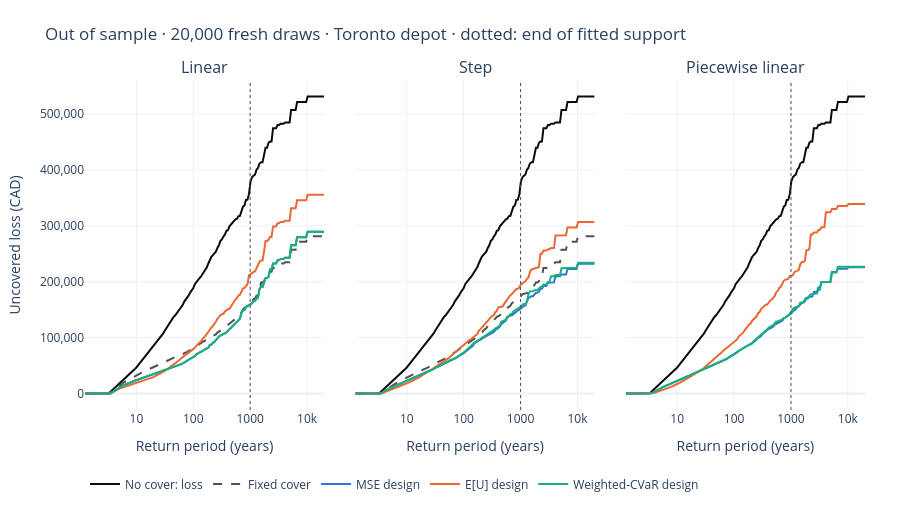

The code cell stored with this chart in its notebook:
### Markdown cell above
## Exceedance curves of the uncovered loss

The plan's fresh draws can be rebuilt by hand with the function route: `sample_curve` on the asset's curve row, with the plan's generator for the fresh draws (the first child of `SeedSequence(7)`). The sample's content hash matches the hash of the out-of-sample rows, so the curves below are drawn on exactly the years the table was evaluated on.

Each panel shows the uncovered loss max(loss − payout, 0) exceeded once in T years, for no cover (black) and for each cover of one family; the dotted line marks the end of the curve's fitted support. The weighted-CVaR objective puts most of its weight on the worst 10 % of shortfall years, those beyond about T = 10 on these curves; E[U] weighs all years alike, and MSE also counts payouts above the loss.

### Code cell
loss_model = LossModel(DAMAGE, value=ASSET["value_cad"], value_unit="CAD")
with warnings.catch_warnings(record=True):   # the same draws: their support counts are in the table above
    warnings.simplefilter("always")
    fresh = sample_curve(
        curve_row, metadata=metadata, n_draws=20_000,
        rng=np.random.default_rng(np.random.SeedSequence(7).spawn(1)[0]),
        loss_model=loss_model, basis_risk=BASIS_RISK, asset_id=ASSET["asset_id"],
    )
if set(rows.sample_hash) != {fresh.content_hash}:
    raise RuntimeError("The rebuilt sample differs from the plan's fresh draws.")
print(f"Fresh draws rebuilt: {fresh.content_hash}")

loss = fresh.loss[:, 0]
returns = np.geomspace(1.25, 20_000, 160)
shown = set()

def exceedance(values):
    return np.quantile(values, 1 - 1 / returns, method="inverted_cdf")

fig = make_subplots(rows=1, cols=3, shared_yaxes=True, horizontal_spacing=0.04,
                    subplot_titles=[name.capitalize() for name in FAMILIES])
for column, name in enumerate(FAMILIES, start=1):
    fig.add_trace(go.Scatter(x=returns, y=exceedance(loss), mode="lines", name="No cover: loss",
                             legendgroup="loss", showlegend=column == 1,
                             line=dict(color=LOSS_COLOUR, width=2)), row=1, col=column)
    for label, resolved in resolved_covers.items():
        if family(label) != name:
            continue
        uncovered = np.maximum(loss - resolved.payout_values(fresh.index[:, 0]), 0.0)
        fig.add_trace(go.Scatter(
            x=returns, y=exceedance(uncovered), mode="lines", name=legend_name(label),
            legendgroup=legend_name(label), showlegend=legend_name(label) not in shown,
            hovertemplate=f"{label}<br>return period %{{x:,.0f}} years<br>uncovered %{{y:,.0f}} CAD<extra></extra>",
            line=dict(color=colour(label), width=2, dash="dash" if objective_of(label) is None else "solid"),
        ), row=1, col=column)
        shown.add(legend_name(label))
    fig.add_vline(x=longest, line=dict(color=FIXED_COLOUR, dash="dot", width=1), row=1, col=column)
    fig.update_xaxes(title_text="Return period (years)", type="log", row=1, col=column)
fig.update_yaxes(title_text="Uncovered loss (CAD)", tickformat=",.0f", row=1, col=1)
fig.update_layout(height=520, legend=dict(orientation="h", yanchor="top", y=-0.18),
                  margin=dict(l=85, r=35, t=80, b=110),
                  title=f"Out of sample · 20,000 fresh draws · {ASSET['asset_id']} · dotted: end of fitted support")
fig.show()

### Figure 1 — Plotly figure (JSON) as saved in the notebook; plotly's stock layout.template omitted (floating-point values rounded to 4 significant figures; data arrays with more than 128 entries replaced by an {"elided": "..."} marker saying what was removed)
{"data": [{"legendgroup": "loss", "line": {"color": "#0b0b0b", "width": 2}, "mode": "lines", "name": "No cover: loss", "showlegend": true, "type": "scatter", "x": {"elided": "160 float values"}, "xaxis": "x", "y": {"elided": "160 float values"}, "yaxis": "y"}, {"hovertemplate": "linear, fixed<br>return period %{x:,.0f} years<br>uncovered %{y:,.0f} CAD<extra></extra>", "legendgroup": "Fixed cover", "line": {"color": "#52514e", "dash": "dash", "width": 2}, "mode": "lines", "name": "Fixed cover", "showlegend": true, "type": "scatter", "x": {"elided": "160 float values"}, "xaxis": "x", "y": {"elided": "160 float values"}, "yaxis": "y"}, {"hovertemplate": "linear (mse)<br>return period %{x:,.0f} years<br>uncovered %{y:,.0f} CAD<extra></extra>", "legendgroup": "MSE design", "line": {"color": "#2a78d6", "dash": "solid", "width": 2}, "mode": "lines", "name": "MSE design", "showlegend": true, "type": "scatter", "x": {"elided": "160 float values"}, "xaxis": "x", "y": {"elided": "160 float values"}, "yaxis": "y"}, {"hovertemplate": "linear (expected_uncovered)<br>return period %{x:,.0f} years<br>uncovered %{y:,.0f} CAD<extra></extra>", "legendgroup": "E[U] design", "line": {"color": "#eb6834", "dash": "solid", "width": 2}, "mode": "lines", "name": "E[U] design", "showlegend": true, "type": "scatter", "x": {"elided": "160 float values"}, "xaxis": "x", "y": {"elided": "160 float values"}, "yaxis": "y"}, {"hovertemplate": "linear (weighted_cvar alpha=0.9 beta=0.9)<br>return period %{x:,.0f} years<br>uncovered %{y:,.0f} CAD<extra></extra>", "legendgroup": "Weighted-CVaR design", "line": {"color": "#1baf7a", "dash": "solid", "width": 2}, "mode": "lines", "name": "Weighted-CVaR design", "showlegend": true, "type": "scatter", "x": {"elided": "160 float values"}, "xaxis": "x", "y": {"elided": "160 float values"}, "yaxis": "y"}, {"legendgroup": "loss", "line": {"color": "#0b0b0b", "width": 2}, "mode": "lines", "name": "No cover: loss", "showlegend": false, "type": "scatter", "x": {"elided": "160 float values"}, "xaxis": "x2", "y": {"elided": "160 float values"}, "yaxis": "y2"}, {"hovertemplate": "step, fixed<br>return period %{x:,.0f} years<br>uncovered %{y:,.0f} CAD<extra></extra>", "legendgroup": "Fixed cover", "line": {"color": "#52514e", "dash": "dash", "width": 2}, "mode": "lines", "name": "Fixed cover", "showlegend": false, "type": "scatter", "x": {"elided": "160 float values"}, "xaxis": "x2", "y": {"elided": "160 float values"}, "yaxis": "y2"}, {"hovertemplate": "step (mse)<br>return period %{x:,.0f} years<br>uncovered %{y:,.0f} CAD<extra></extra>", "legendgroup": "MSE design", "line": {"color": "#2a78d6", "dash": "solid", "width": 2}, "mode": "lines", "name": "MSE design", "showlegend": false, "type": "scatter", "x": {"elided": "160 float values"}, "xaxis": "x2", "y": {"elided": "160 float values"}, "yaxis": "y2"}, {"hovertemplate": "step (expected_uncovered)<br>return period %{x:,.0f} years<br>uncovered %{y:,.0f} CAD<extra></extra>", "legendgroup": "E[U] design", "line": {"color": "#eb6834", "dash": "solid", "width": 2}, "mode": "lines", "name": "E[U] design", "showlegend": false, "type": "scatter", "x": {"elided": "160 float values"}, "xaxis": "x2", "y": {"elided": "160 float values"}, "yaxis": "y2"}, {"hovertemplate": "step (weighted_cvar alpha=0.9 beta=0.9)<br>return period %{x:,.0f} years<br>uncovered %{y:,.0f} CAD<extra></extra>", "legendgroup": "Weighted-CVaR design", "line": {"color": "#1baf7a", "dash": "solid", "width": 2}, "mode": "lines", "name": "Weighted-CVaR design", "showlegend": false, "type": "scatter", "x": {"elided": "160 float values"}, "xaxis": "x2", "y": {"elided": "160 float values"}, "yaxis": "y2"}, {"legendgroup": "loss", "line": {"color": "#0b0b0b", "width": 2}, "mode": "lines", "name": "No cover: loss", "showlegend": false, "type": "scatter", "x": {"elided": "160 float values"}, "xaxis": "x3", "y": {"elided": "160 float values"}, "yaxis": "y3"}, {"hovertemplate": "piecewise linear (mse)<br>return period %{x:,.0f} years<br>uncovered %{y:,.0f} CAD<extra></extra>", "legendgroup": "MSE design", "line": {"color": "#2a78d6", "dash": "solid", "width": 2}, "mode": "lines", "name": "MSE design", "showlegend": false, "type": "scatter", "x": {"elided": "160 float values"}, "xaxis": "x3", "y": {"elided": "160 float values"}, "yaxis": "y3"}, {"hovertemplate": "piecewise linear (expected_uncovered)<br>return period %{x:,.0f} years<br>uncovered %{y:,.0f} CAD<extra></extra>", "legendgroup": "E[U] design", "line": {"color": "#eb6834", "dash": "solid", "width": 2}, "mode": "lines", "name": "E[U] design", "showlegend": false, "type": "scatter", "x": {"elided": "160 float values"}, "xaxis": "x3", "y": {"elided": "160 float values"}, "yaxis": "y3"}, {"hovertemplate": "piecewise linear (weighted_cvar alpha=0.9 beta=0.9)<br>return period %{x:,.0f} years<br>uncovered %{y:,.0f} CAD<extra></extra>", "legendgroup": "Weighted-CVaR design", "line": {"color": "#1baf7a", "dash": "solid", "width": 2}, "mode": "lines", "name": "Weighted-CVaR design", "showlegend": false, "type": "scatter", "x": {"elided": "160 float values"}, "xaxis": "x3", "y": {"elided": "160 float values"}, "yaxis": "y3"}], "layout": {"annotations": [{"font": {"size": 16}, "showarrow": false, "text": "Linear", "x": 0.1533, "xanchor": "center", "xref": "paper", "y": 1.0, "yanchor": "bottom", "yref": "paper"}, {"font": {"size": 16}, "showarrow": false, "text": "Step", "x": 0.5, "xanchor": "center", "xref": "paper", "y": 1.0, "yanchor": "bottom", "yref": "paper"}, {"font": {"size": 16}, "showarrow": false, "text": "Piecewise linear", "x": 0.8467, "xanchor": "center", "xref": "paper", "y": 1.0, "yanchor": "bottom", "yref": "paper"}], "height": 520, "legend": {"orientation": "h", "y": -0.18, "yanchor": "top"}, "margin": {"b": 110, "l": 85, "r": 35, "t": 80}, "shapes": [{"line": {"color": "#52514e", "dash": "dot", "width": 1}, "type": "line", "x0": 1000.0, "x1": 1000.0, "xref": "x", "y0": 0, "y1": 1, "yref": "y domain"}, {"line": {"color": "#52514e", "dash": "dot", "width": 1}, "type": "line", "x0": 1000.0, "x1": 1000.0, "xref": "x2", "y0": 0, "y1": 1, "yref": "y2 domain"}, {"line": {"color": "#52514e", "dash": "dot", "width": 1}, "type": "line", "x0": 1000.0, "x1": 1000.0, "xref": "x3", "y0": 0, "y1": 1, "yref": "y3 domain"}], "title": {"text": "Out of sample · 20,000 fresh draws · Toronto depot · dotted: end of fitted support"}, "xaxis": {"anchor": "y", "domain": [0.0, 0.3067], "title": {"text": "Return period (years)"}, "type": "log"}, "xaxis2": {"anchor": "y2", "domain": [0.3467, 0.6533], "title": {"text": "Return period (years)"}, "type": "log"}, "xaxis3": {"anchor": "y3", "domain": [0.6933, 1.0], "title": {"text": "Return period (years)"}, "type": "log"}, "yaxis": {"anchor": "x", "domain": [0.0, 1.0], "tickformat": ",.0f", "title": {"text": "Uncovered loss (CAD)"}}, "yaxis2": {"anchor": "x2", "domain": [0.0, 1.0], "matches": "y", "showticklabels": false}, "yaxis3": {"anchor": "x3", "domain": [0.0, 1.0], "matches": "y", "showticklabels": false}}}
